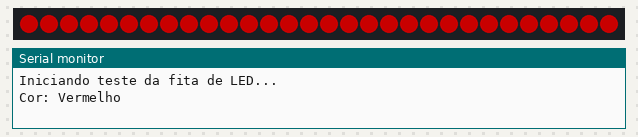
Recording of a sketch running on a simulated ESP32. On the bench: 30 RGB LEDs in strip order, left to right, the last lines printed to the serial monitor. Dim RGB values are drawn brighter than linear.

Above: at 0.1 s.
At 1.1 s:
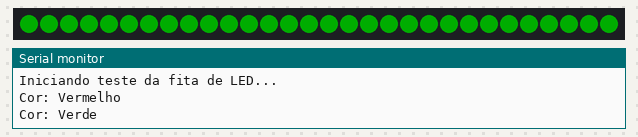
At 2.1 s:
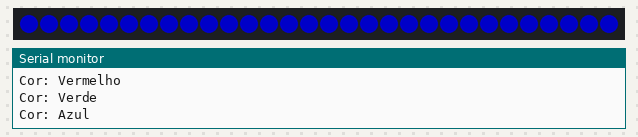
At 3.1 s:
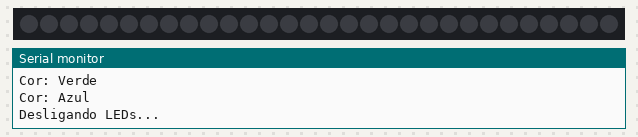

The sketch:

IluminacaoLED.ino
```cpp
/*
  TESTE DA FITA DE LED WS2812B COM ESP32
  Grupo: Matheus Muller, Germano Lagana, Vinicius Padilha
  Objetivo: Verificar o funcionamento da fita de LED (WS2812B) com controle de cor e brilho via ESP32.

  OBS: Certifique-se de que:
  - O pino de dados (Data IN) da fita está conectado ao pino 5 do ESP32;
  - A alimentação está adequada (idealmente com fonte externa 5V se tiver muitos LEDs);
  - GND do ESP32 e da fonte externa estão interligados.
*/

#include <FastLED.h>

// Define o pino de dados e o número de LEDs
#define DATA_PIN 5
#define NUM_LEDS 30

// Cria o array que representa os LEDs
CRGB leds[NUM_LEDS];

void setup() {
  // Inicializa a comunicação serial
  Serial.begin(115200);
  Serial.println("Iniciando teste da fita de LED...");

  // Inicializa os LEDs (modelo WS2812B com ordem de cores GRB)
  FastLED.addLeds<WS2812B, DATA_PIN, GRB>(leds, NUM_LEDS);
  FastLED.setBrightness(100); // Define brilho (0 a 255)
}

void loop() {
  Serial.println("Cor: Vermelho");
  fill_solid(leds, NUM_LEDS, CRGB::Red);
  FastLED.show();
  delay(1000);

  Serial.println("Cor: Verde");
  fill_solid(leds, NUM_LEDS, CRGB::Green);
  FastLED.show();
  delay(1000);

  Serial.println("Cor: Azul");
  fill_solid(leds, NUM_LEDS, CRGB::Blue);
  FastLED.show();
  delay(1000);

  Serial.println("Desligando LEDs...");
  fill_solid(leds, NUM_LEDS, CRGB::Black);
  FastLED.show();
  delay(1000);
}
```

Measured:
- by itself, everything shown: repeats every 4.0 s, in 4 steps
- what the display in image 1 shows lasts 1.0 s, from 1.0 s to 2.0 s
